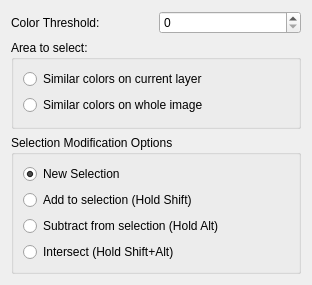
<?xml version="1.0" encoding="UTF-8"?>
<ui version="4.0">
 <class>FeatherSelectOptions</class>
 <widget class="QWidget" name="FeatherSelectOptions">
  <property name="geometry">
   <rect>
    <x>0</x>
    <y>0</y>
    <width>312</width>
    <height>285</height>
   </rect>
  </property>
  <property name="windowTitle">
   <string>Form</string>
  </property>
  <layout class="QVBoxLayout" name="verticalLayout_3">
   <item>
    <layout class="QHBoxLayout">
     <item>
      <widget class="QLabel" name="label_2">
       <property name="text">
        <string>Color Threshold:</string>
       </property>
      </widget>
     </item>
     <item>
      <widget class="QSpinBox" name="color_threshold_box">
       <property name="maximum">
        <number>254</number>
       </property>
      </widget>
     </item>
    </layout>
   </item>
   <item>
    <widget class="QGroupBox" name="groupBox">
     <property name="title">
      <string>Area to select:</string>
     </property>
     <layout class="QVBoxLayout" name="verticalLayout">
      <item>
       <widget class="QRadioButton" name="radio_cur_layer">
        <property name="text">
         <string>Similar colors on current layer</string>
        </property>
       </widget>
      </item>
      <item>
       <widget class="QRadioButton" name="radio_whole_image">
        <property name="text">
         <string>Similar colors on whole image</string>
        </property>
       </widget>
      </item>
     </layout>
    </widget>
   </item>
   <item>
    <widget class="QGroupBox" name="groupBox_2">
     <property name="title">
      <string>Selection Modification Options</string>
     </property>
     <property name="checkable">
      <bool>false</bool>
     </property>
     <layout class="QVBoxLayout" name="verticalLayout_2">
      <item>
       <widget class="QRadioButton" name="new_selection_button">
        <property name="text">
         <string>New Selection</string>
        </property>
        <property name="checked">
         <bool>true</bool>
        </property>
       </widget>
      </item>
      <item>
       <widget class="QRadioButton" name="add_selection_button">
        <property name="text">
         <string>Add to selection (Hold Shift)</string>
        </property>
       </widget>
      </item>
      <item>
       <widget class="QRadioButton" name="subtract_selection_button">
        <property name="text">
         <string>Subtract from selection (Hold Alt)</string>
        </property>
       </widget>
      </item>
      <item>
       <widget class="QRadioButton" name="intersect_selection_button">
        <property name="text">
         <string>Intersect (Hold Shift+Alt)</string>
        </property>
       </widget>
      </item>
     </layout>
    </widget>
   </item>
  </layout>
 </widget>
 <resources/>
 <connections/>
</ui>
